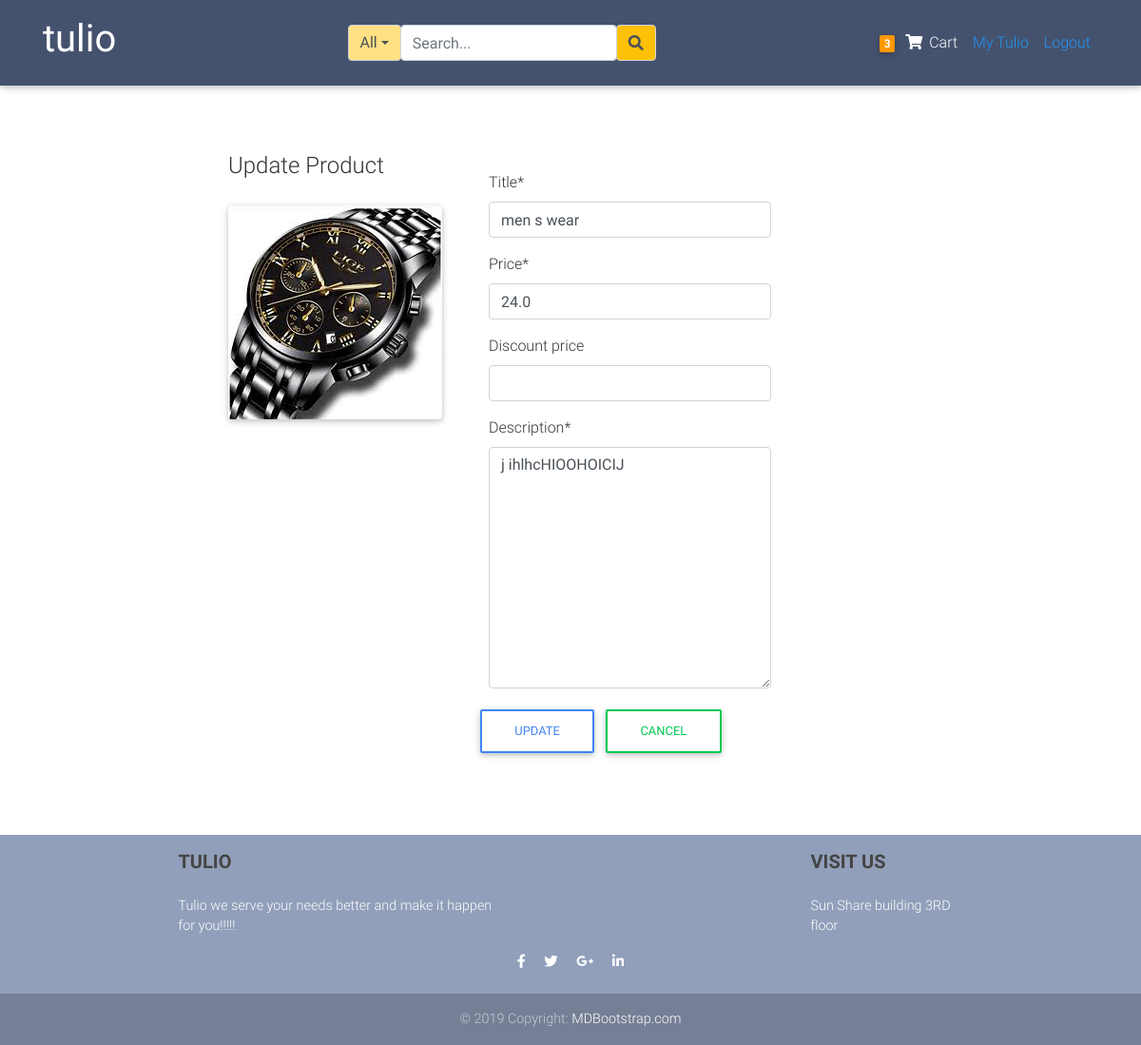
The app's page /products/slug_watch/update (signed in), older data.
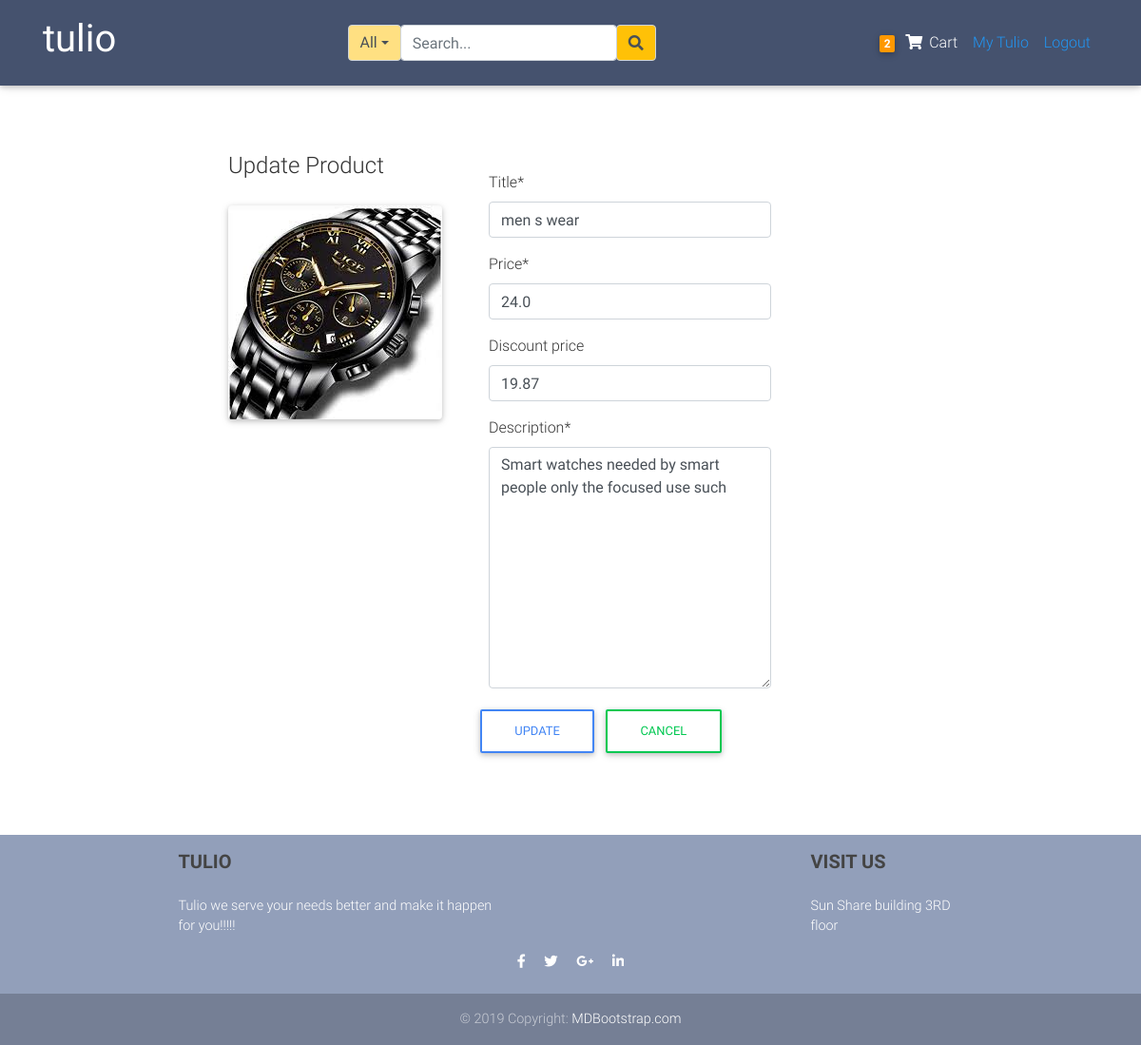
The same page, newer data.
### blogs/models.py (models this page shows, shortened)
class Order(models.Model):
	user           = models.ForeignKey(settings.AUTH_USER_MODEL,
	                        on_delete=models.CASCADE)
	items          = models.ManyToManyField(OrderItem)
	start_date     = models.DateTimeField(auto_now_add=True)
	ordered_date   = models.DateTimeField()
	ordered        = models.BooleanField(default=False)
	biling_address = models.ForeignKey("BillingAddress",
		          on_delete=models.SET_NULL, blank=True, null=True)
	payment        = models.ForeignKey("Payment",
		          on_delete=models.SET_NULL, blank=True, null=True)

class Item(models.Model):
	title           = models.CharField(max_length=100)
	price           = models.FloatField()
	discount_price  = models.FloatField(blank=True, null=True)
	category        = models.CharField(choices=CATEGORY_CHOICES, max_length=2)
	label           = models.CharField(choices=LABEL_CHOICES, max_length=2)
	image           = models.ImageField(upload_to='product_pictures')
	slug            = models.SlugField()
	description     = models.TextField()
	owner           = models.ForeignKey(User, on_delete=models.CASCADE)
	date            = models.DateTimeField(auto_now_add=True)
	objects         = ProductManager()

### blogs/views.py (the view, shortened to what this page needs)
# urls.py: path('products/<slug>/update',ItemUpdateView.as_view(), name = "update" ),
class ItemUpdateView(UserPassesTestMixin, LoginRequiredMixin, UpdateView):
	model = Item
	fields =['title', 'price', 'discount_price', 'description']
	template_name = 'blogs/itemUpdate.html'
	def test_func(self):
		item = self.get_object()
		if self.request.user ==item.owner:
			return True
		return False

### blogs/models.py (called while the page is built)
	def get_queryset(self):
		return ProductQuerySet(self.model, using=self._db)

### blogs/templatetags/cart_item_count.py (called while the page is built)
@register.filter
def cart_count(user):
	if user.is_authenticated:
		query_set = Order.objects.filter(user=user, ordered=False)
		if query_set.exists():
			return query_set[0].items.count()
	return 0

### blogs/templates/blogs/itemUpdate.html (shortened to what this page needs)
{% extends 'blogs/layout.html'%}
{%block content%}
{% load crispy_forms_tags%}
     <div class="center-card content-section col-md-8">
        <form method="POST">
        <fieldset class="form-group">
            <div class="row">
              <div class="col-md-4 ml-8 mr-8">
                  <legend>Update Product</legend>
                  <img class="card mb-4 mt-4" src="{{item.image.url}}">
              </div>
              <div class="col-md-6 ">
                    <div class="p-4">
                        <div class="mb-3">
                              {{form|crispy}}
                        </div>
                        <div class="row ">
                            <div class="p-10">
                              <button class="btn btn-outline-primary" type="submit">Update</button>
                            </div>
                            <div class="ml-10 mr-10">
                              <a class="btn btn-outline-success" href="{% url 'blogs:home'%}">Cancel</a>
                            </div>
                        </div>
                    </div>
              </div>
          </div>
        </fieldset>
        </form>
    </div>
{% endblock content%}

### blogs/templates/blogs/nav.html
{%load cart_item_count%}
<nav class="navbar fixed-top navbar-expand-lg navbar-dark mdb-color scrolling-navbar">
    <div class="container">
      <a class="navbar-brand waves-effect" href="{%url 'blogs:home' %}" target="_blank">
          <h1>
             <strong class="white-text">tulio</strong>
          </h1>
      </a>
  {%include 'blogs/search_bar.html'%}
        <ul class="navbar-nav nav-flex-icons">
          <li>
            <div class="navbar-nav">
                  <li class="nav-item">
                      <a href="{%url 'blogs:order_summary'%}" class="nav-link waves-effect">
                        <span class="badge orange z-depth-1 mr-1"> {{request.user|cart_count}}</span>
                          <i class="fas fa-shopping-cart"></i>
                        <span class="clearfix d-none d-sm-inline-block"> Cart </span>
                      </a>
                  </li>
                {%if request.user.is_authenticated%}
                    <a class="nav-item nav-link blue-text" href="{%url 'blogs:dashboard'%}">My Tulio</a>
                    <a class="nav-item nav-link blue-text" href="{%url 'account_logout' %}">Logout</a>
                {%else%}
                    <a class="nav-item nav-link blue-text" href="{%url 'account_login' %}">Login</a>
                    <a class="nav-item nav-link blue-text" href="{%url 'account_signup'%}">Register</a>
                {%endif%}
            </div>
          </li>
        </ul>
      </div>
  </nav>

Row changes from the older to the newer data that the page shows:
changed Item "men s wear": discount_price (not shown) → "19.87"; description "j ihlhcHIOOHOICIJ" → "Smart watches needed by smart people only the focused use such"
Text that changed along with them:
{{ request.user|cart_count }}: "3" → "2"
